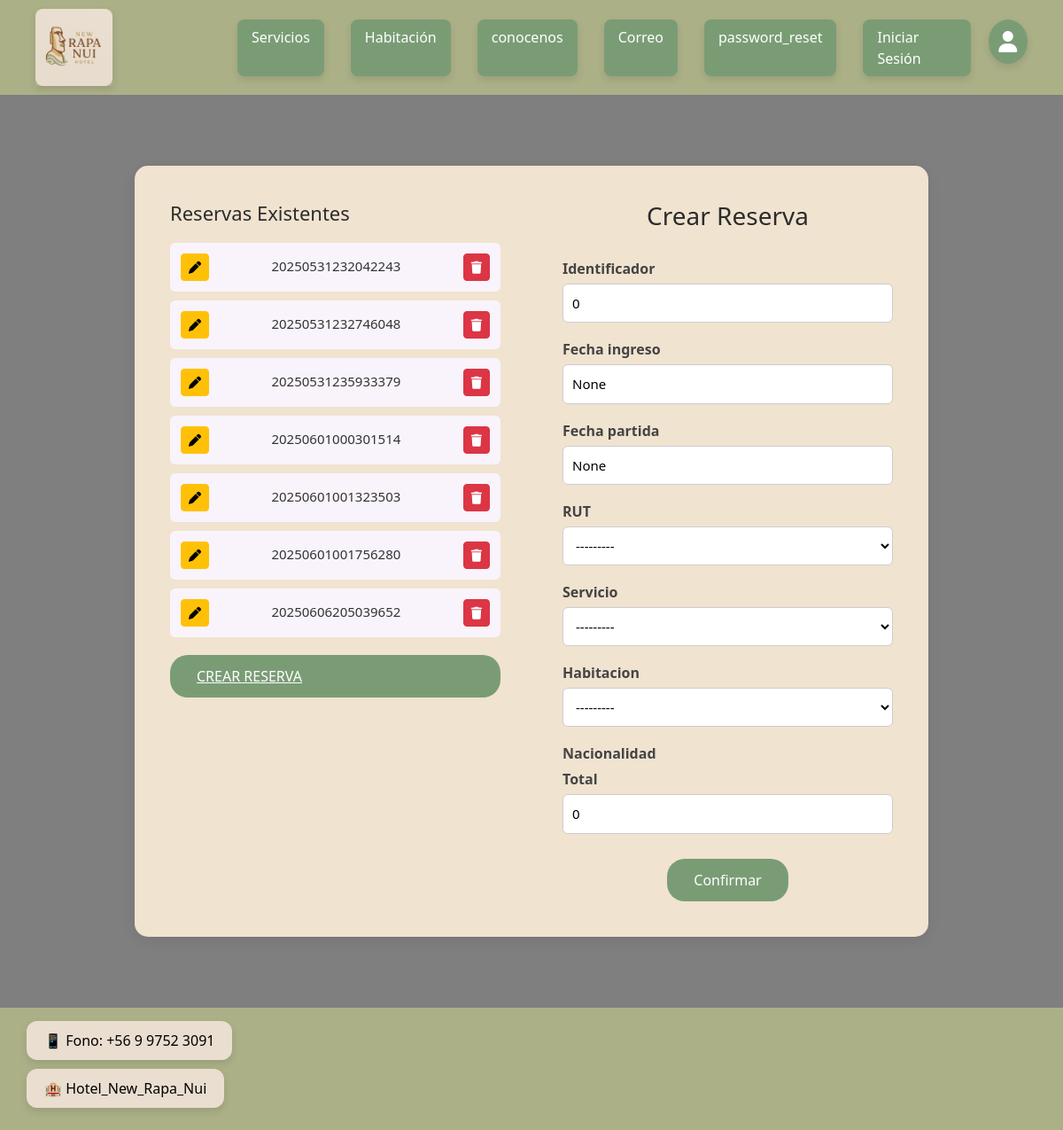
The page /listar_reservas_emp/ on the database as committed earlier.
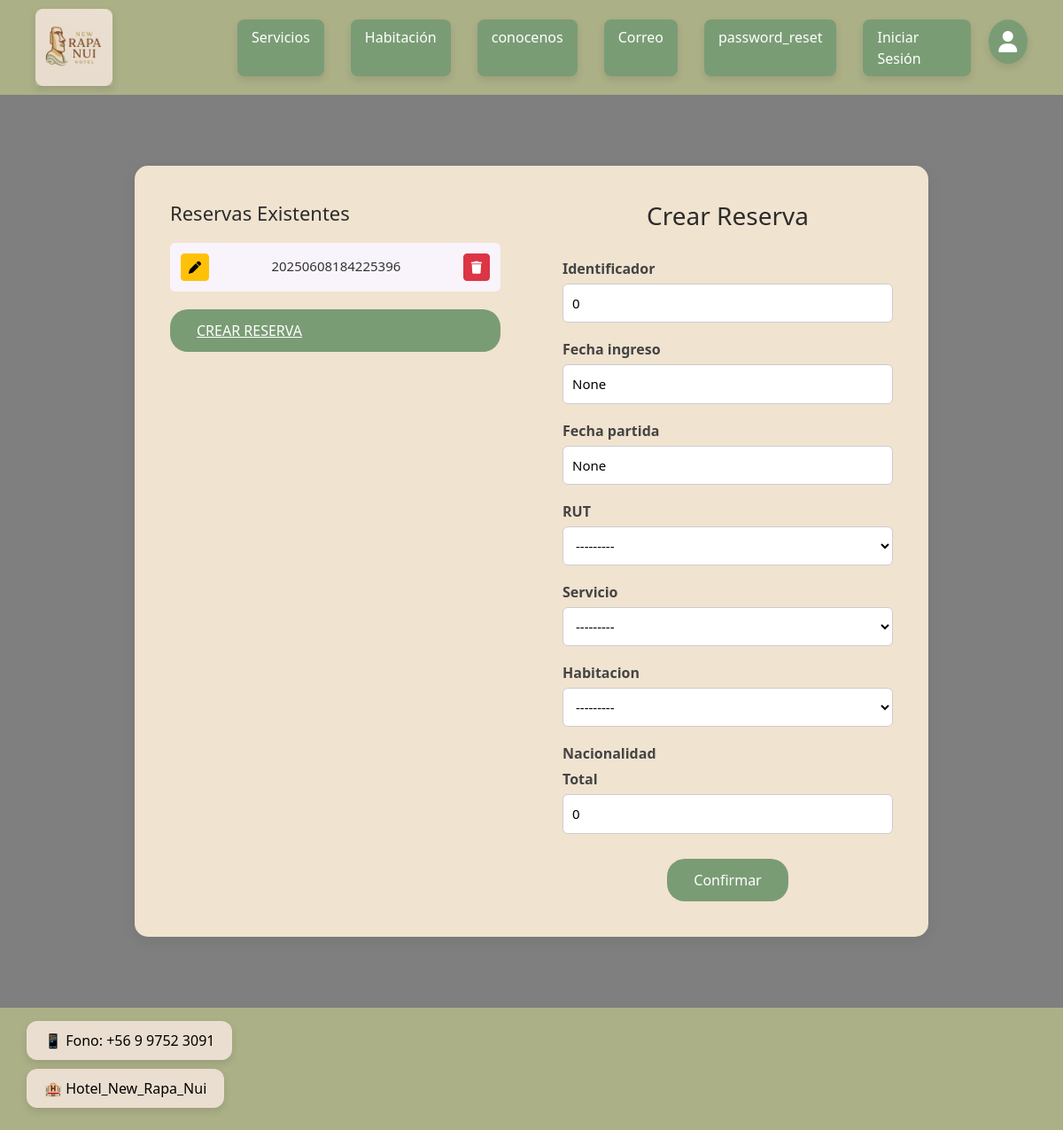
The same page on the database as committed later.
### app/models.py (models this page shows, shortened)
class reserva(models.Model):
    id_reserva = models.IntegerField(default=0, primary_key=True)
    fechaInicio = models.DateField(default=None)
    fechaFinal = models.DateField(default=None)
    rut_cliente = models.ForeignKey(Cliente, on_delete=models.PROTECT)
    n_s_ext = models.ForeignKey(Servicio_Ext, on_delete=models.PROTECT)
    n_habitacion = models.ForeignKey(Habitacion, on_delete=models.PROTECT)
    precio_total = models.IntegerField(default=0)

class Servicio_Ext(models.Model):
    n_s_ext = models.CharField(max_length=10, primary_key=True)
    descripcion_breve = models.TextField(max_length=100,default='')
    descripcions_ext = models.TextField(max_length=100)
    precios_ext = models.IntegerField()
    empresa = models.ForeignKey(Empresa, on_delete=models.CASCADE)
    imagen = models.ImageField(upload_to='servicios', null=True)
    def __str__(self):
        return self.n_s_ext

class Habitacion(models.Model):
    n_habitacion = models.CharField(max_length=10, primary_key=True)
    descripcion_breve = models.CharField(max_length=100,default='')
    descripcion = models.TextField(max_length=500)
    precio = models.IntegerField()
    imagen = models.ImageField(upload_to='habitaciones', null=True)
    def __str__(self):
        return self.n_habitacion

### app/views.py (the view, shortened to what this page needs)
# urls.py: path("listar_reservas_emp/", listar_reservas_emp, name="listar_reservas_emp"),
def listar_reservas_emp(request):
    data = {
        'form': ReservaForm(),
        'reservas': reserva.objects.all()
    }
    return render(request, "app/Empleados/crear-reserva-emp/crear-reserva-emp.html", data)

### app/forms.py
class ReservaForm(forms.ModelForm):
    class Meta:
        model = reserva
        fields = '__all__'
        widgets = {
            'fechaInicio': forms.DateInput(attrs={'type': 'date'}),
            'fechaFinal': forms.DateInput(attrs={'type': 'date'}),
        }

### app/models.py (called while the page is built)
    def __str__(self):
        return self.Rut_cliente

### app/templates/app/Empleados/crear-reserva-emp/crear-reserva-emp.html (shortened to what this page needs)
{% extends 'app/base.html' %}
{% load static %}
{% block extra_css %}
  <link rel="stylesheet" href="{% static 'app/css/crear-reserva-emp.css' %}">
{% endblock %}
{% block content %}
<main class="contenedor-recuadro">
  <div class="recuadro-servicio">
    <div class="lado izquierdo">
  <h3>Reservas Existentes</h3>
  <table style="width:100%; font-size:14px;">
      {% for r in reservas %}
      <li>
        <a  class="btn btn-info btn-sm btn-warning" href="{% url 'modificar_reserva_emp' r.id_reserva %}"><i class="fas fa-pen"></i></a>
          {{ r.id_reserva }}
        <a class="btn btn-info btn-sm btn-danger" href="{% url 'eliminar_reserva_emp' r.id_reserva %}"><i class="fas fa-trash"></i></a>
      </li>
      {% endfor %}
      <a  href="{% url 'listar_reservas_emp' %}" class="button btn-succes" >CREAR RESERVA</a>
  </table>
</div>
    <div class="lado derecho">
      <h2 class="reservaTitulo">Crear Reserva</h2>
      <form method="POST" enctype="multipart/form-data">
        <div class="titulosInputs"><p>Identificador</p></div>
        <input type="text" name="{{ form.id_reserva.name }}" value="{{ form.id_reserva.value|default_if_none:'' }}" placeholder="Nombre del servicio">
        <div class="titulosInputs"><p>Fecha ingreso</p></div>
        <input type="datetime" name="{{ form.fechaInicio.name }}" value="{{ form.fechaInicio.value }}" placeholder="Nombre del servicio">
        <div class="titulosInputs"><p>Fecha partida</p></div>
        <input type="datetime" name="{{ form.fechaFinal.name }}" value="{{ form.fechaFinal.value }}" placeholder="Nombre del servicio">
        <div class="titulosInputs"><p>RUT</p></div>
        {{ form.rut_cliente }}
        <div class="titulosInputs"><p>Servicio</p></div>
        {{ form.n_s_ext }}
        <div class="titulosInputs"><p>Habitacion</p></div>
        {{ form.n_habitacion }}
        <div class="titulosInputs"><p>Nacionalidad</p></div>
        <div class="titulosInputs"><p>Total</p></div>
        <input type="number" name="{{ form.precio_total.name }}" value="{{ form.precio_total.value }}" placeholder="Valor Total">
        <div class="contenedorInputs">
          <button type="submit" class="button">Confirmar</button>
        </div>
      </form>
    </div>
  </div>
</main>
{% endblock %}

### app/templates/app/base.html (shortened to what this page needs)
{% load static %}
<!DOCTYPE html>
<html lang="es">
<head>
    <link rel="stylesheet" href="{% static 'app/css/base.css' %}">
    <link rel="stylesheet" href="{% static 'app/css/habitacion-emp.css' %}">
    {% block extra_css %}
    {% endblock %}
    <link href="https://cdn.jsdelivr.net/npm/bootstrap@5.3.0-alpha1/dist/css/bootstrap.min.css" rel="stylesheet">
    <link rel="stylesheet" href="https://cdnjs.cloudflare.com/ajax/libs/font-awesome/6.5.0/css/all.min.css">
      <link rel="stylesheet" href="{% static 'app/css/agenda.css' %}">
    <link rel="stylesheet" href="https://cdn.jsdelivr.net/npm/flatpickr/dist/flatpickr.min.css">
    <link href="https://cdn.jsdelivr.net/npm/bootstrap@5.3.0/dist/css/bootstrap.min.css" rel="stylesheet">
</head>
<body>
    <header class="header-container">
      <a href="{% url 'inicio' %}">
      <img src="{% static 'app/img/logo.png' %}" alt="Logo de NEW RAPA NUI HOTEL" class="logo img-fluid">
    </a>
        <nav>
          <a href="{% url 'informacion_servicios' %}">Servicios</a>
          <a href="{% url 'informacion_habitaciones' %}">Habitación</a>
          <a href="{% url 'conocenos' %}">conocenos</a>
          <a href="{% url 'enviar_correo' %}">Correo</a>
          <a href="{% url 'password-reset' %}">password_reset</a>
          {% if user.is_authenticated %}
          <button class="btn btn-primary"
          type="button"
          data-bs-toggle="offcanvas"
          data-bs-target="#offcanvasRight"
          aria-controls="offcanvasRight">
                Cuenta
            </button>
          {% else %}
              <a href="{% url 'login' %}">Iniciar Sesión</a>
              <div class="perfil-icon">
                <i class="fas fa-user"></i>
              </div>
              {% endif %}
        </nav>
    </header>
    <main  class="main-content">
      {% block content %}{% endblock %}
    </main>
    <footer class="footer">
      <div>
        <a href="tel:+56997523091">📱 Fono: +56 9 9752 3091</a>
        <br>
        <a href="">🏨 Hotel_New_Rapa_Nui</a>
      </div>
    </footer>
</body>
</html>

### app/static/app/css/base.css (style rules this page uses)
html, body { height: 100%; width: 100%; }
body { flex: 1; }
.main-content { flex: 1; }
header { background: #ACB087; display: flex; justify-content: space-between; align-items: center; padding: 10px 40px; }
header img { width: 5%; height: auto; margin-right: 20px; box-shadow: 0px 4px 8px rgba(0, 0, 0, 0.1); }
header a .logo { width: 40%; height: auto; margin-right: 20px; box-shadow: 0px 4px 8px rgba(0, 0, 0, 0.1); }
.logo { font-weight: bold; box-shadow: 0px 4px 8px rgba(0, 0, 0, 0.1); transition: transform 0.3s ease-in-out; }
.perfil-icon { background-color: #7a9c75; border-radius: 50%; width: 50px; height: 50px; display: flex; align-items: center; justify-content: center; font-size: 24px; color: white; box-shadow: 0px 4px 8px rgba(0, 0, 0, 0.1); transition: transform 0.2s, box-shadow 0.2s; }
nav { display: flex; gap: 10px; }
nav a { margin: 0 10px; text-decoration: none; padding: 8px 16px; background-color: #7a9c75; border-radius: 8px; color: white; transition: background-color 0.3s ease, color 0.3s ease, transform 0.2s, box-shadow 0.2s; box-shadow: 0px 4px 8px rgba(0, 0, 0, 0.1); }
html, body { height: 100%; margin: 0; padding: 0; }
body { display: flex; flex-direction: column; min-height: 100vh; }
main { flex: 1; }
.footer { background-color: #ACB087; color: black; text-align: left; padding: 15px 30px; width: 100%; box-sizing: border-box; display: flex; flex-wrap: wrap; gap: 10px; justify-content: flex-start; }
.footer a { display: inline-block; padding: 10px 20px; margin-bottom: 10px; background-color: #EADED0; color: black; border-radius: 12px; text-decoration: none; transition: background-color 0.3s ease, transform 0.3s ease; box-shadow: 0px 4px 8px rgba(0, 0, 0, 0.1); }

### app/static/app/css/habitacion-emp.css (style rules this page uses)
body { position: relative; background-image: url("../img/fondo.png"); background-size: cover; background-position: center; background-repeat: no-repeat; background-attachment: fixed; height: 100vh; }
body::before { content: ''; position: absolute; top: 0; left: 0; width: 100%; height: 100%; background: rgba(0, 0, 0, 0.5); z-index: -1; }

### app/static/app/css/crear-reserva-emp.css (style rules this page uses)
body { background-image: url("../img/fondo.png"); background-size: cover; background-position: center; background-repeat: no-repeat; background-attachment: fixed; margin: 0; font-family: Arial, sans-serif; }
body::before { content: ''; position: fixed; top: 0; left: 0; width: 100%; height: 100%; background: rgba(0, 0, 0, 0.5); z-index: -1; }
.contenedor-recuadro { display: flex; justify-content: center; align-items: center; min-height: calc(90vh - 200px); padding-top: 40px; padding-bottom: 40px; }
.recuadro-servicio { background-color: #f0e3d0; padding: 40px; border-radius: 15px; max-width: 900px; width: 80%; display: flex; gap: 30px; box-shadow: 0 4px 16px rgba(0,0,0,0.08); }
.lado.izquierdo, .lado.derecho { flex: 1; display: flex; flex-direction: column; }
.lado.izquierdo { margin-right: 20px; }
.lado.izquierdo h3 { margin-bottom: 20px; font-size: 22px; color: #2c2c2c; }
.lado.izquierdo li { background-color: #f9f4fb; padding: 12px; margin-bottom: 10px; border-radius: 6px; display: flex; justify-content: space-between; align-items: center; font-size: 15px; color: #333; line-height: 1.3; }
.lado.derecho { margin-left: 20px; }
.reservaTitulo { margin-bottom: 30px; font-size: 28px; color: #2c2c2c; text-align: center; }
.titulosInputs p { margin: 0 0 5px 0; font-weight: bold; color: #444; }
.lado.derecho input, .lado.derecho select, .lado.derecho textarea { width: 100%; padding: 10px; margin-bottom: 18px; border-radius: 6px; border: 1px solid #ccc; font-size: 15px; background: #fff; }
.contenedorInputs { display: flex; justify-content: center; }
.button { margin-top: 10px; padding: 12px 30px; background-color: #7a9c75; color: white; border: none; border-radius: 20px; font-size: 16px; cursor: pointer; transition: background-color 0.3s ease; }

### app/static/app/css/agenda.css (style rules this page uses)
body { background-image: url("../img/fondo.png"); background-size: cover; background-position: center; background-repeat: no-repeat; background-attachment: fixed; height: 100vh; margin: 0; font-family: Arial, sans-serif; }
body::before { content: ''; position: fixed; top: 0; left: 0; width: 100%; height: 100%; background: rgba(0, 0, 0, 0.5); z-index: -1; }
.main-content { padding: 40px; display: flex; justify-content: center; }

Rows that differ between the two databases and show on the page:
removed reserva: id_reserva "20250531232042243"
removed reserva: id_reserva "20250531232746048"
removed reserva: id_reserva "20250531235933379"
removed reserva: id_reserva "20250601000301514"
removed reserva: id_reserva "20250601001323503"
removed reserva: id_reserva "20250601001756280"
removed reserva: id_reserva "20250606205039652"
added reserva: id_reserva "20250608184225396"
